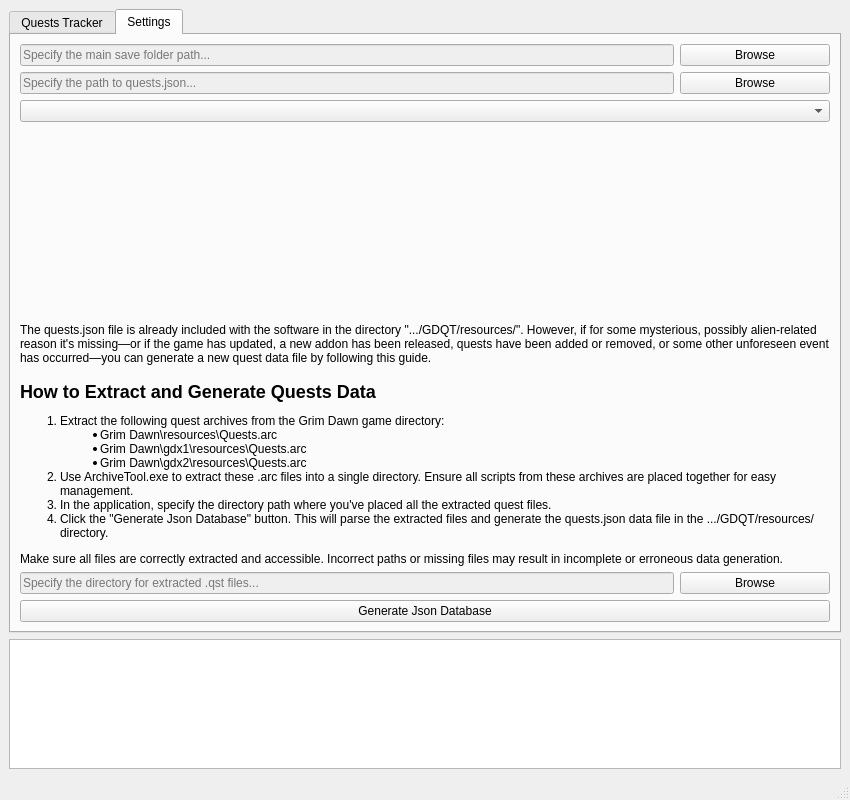
<?xml version="1.0" encoding="UTF-8"?>
<ui version="4.0">
 <class>QuestTrackerWindow</class>
 <widget class="QMainWindow" name="QuestTrackerWindow">
  <property name="geometry">
   <rect>
    <x>0</x>
    <y>0</y>
    <width>850</width>
    <height>800</height>
   </rect>
  </property>
  <property name="minimumSize">
   <size>
    <width>850</width>
    <height>800</height>
   </size>
  </property>
  <property name="windowIcon">
   <iconset resource="rc.qrc">
    <normaloff>:/icons/icon.png</normaloff>:/icons/icon.png</iconset>
  </property>
  <widget class="QWidget" name="centralwidget">
   <layout class="QGridLayout" name="gridLayout_2" rowstretch="2,0">
    <item row="1" column="0">
     <widget class="QTextEdit" name="textEditLog">
      <property name="maximumSize">
       <size>
        <width>16777215</width>
        <height>130</height>
       </size>
      </property>
      <property name="readOnly">
       <bool>true</bool>
      </property>
     </widget>
    </item>
    <item row="0" column="0">
     <widget class="QTabWidget" name="tabQestsTracker">
      <property name="currentIndex">
       <number>1</number>
      </property>
      <widget class="QWidget" name="tab">
       <attribute name="title">
        <string>Quests Tracker</string>
       </attribute>
       <layout class="QGridLayout" name="gridLayout_3">
        <item row="0" column="1">
         <widget class="QPushButton" name="buttonRefreshData">
          <property name="minimumSize">
           <size>
            <width>150</width>
            <height>0</height>
           </size>
          </property>
          <property name="maximumSize">
           <size>
            <width>150</width>
            <height>16777215</height>
           </size>
          </property>
          <property name="text">
           <string>Refresh</string>
          </property>
         </widget>
        </item>
        <item row="2" column="0" colspan="2">
         <widget class="QTableView" name="tableViewQuestsList">
          <attribute name="verticalHeaderVisible">
           <bool>false</bool>
          </attribute>
         </widget>
        </item>
        <item row="1" column="0" colspan="2">
         <widget class="QLineEdit" name="lineEditQuestsFilter">
          <property name="placeholderText">
           <string>Quests filter...</string>
          </property>
         </widget>
        </item>
        <item row="0" column="0">
         <widget class="QComboBox" name="comboBoxCharacter"/>
        </item>
       </layout>
      </widget>
      <widget class="QWidget" name="tab_2">
       <attribute name="title">
        <string>Settings</string>
       </attribute>
       <layout class="QGridLayout" name="gridLayout_4">
        <item row="1" column="0">
         <widget class="QLineEdit" name="lineEditJsonFilePath">
          <property name="enabled">
           <bool>false</bool>
          </property>
          <property name="toolTip">
           <string>&lt;html&gt;&lt;head/&gt;&lt;body&gt;&lt;p&gt;Specify the path to quests.json. &lt;/p&gt;&lt;p&gt;This file is distributed with the GD Quests Tracker, but if it's missing, follow the instructions below to generate it.&lt;/p&gt;&lt;/body&gt;&lt;/html&gt;</string>
          </property>
          <property name="text">
           <string/>
          </property>
          <property name="placeholderText">
           <string>Specify the path to quests.json...</string>
          </property>
         </widget>
        </item>
        <item row="0" column="0">
         <widget class="QLineEdit" name="lineEditSavesPath">
          <property name="enabled">
           <bool>false</bool>
          </property>
          <property name="toolTip">
           <string>&lt;html&gt;&lt;head/&gt;&lt;body&gt;&lt;p&gt;Specify the main save folder path. Typical paths may vary: &lt;/p&gt;&lt;p&gt;- With cloud saves enabled: &lt;/p&gt;&lt;p&gt;[Drive]:/Program Files (x86)/Steam/userdata/####/219990/remote/save/main &lt;/p&gt;&lt;p&gt;- Without cloud saves:&lt;/p&gt;&lt;p&gt;[Drive]:/Users/[username]/Documents/My Games/Grim Dawn/save/main&lt;/p&gt;&lt;/body&gt;&lt;/html&gt;</string>
          </property>
          <property name="text">
           <string/>
          </property>
          <property name="placeholderText">
           <string>Specify the main save folder path...</string>
          </property>
         </widget>
        </item>
        <item row="1" column="1">
         <widget class="QPushButton" name="buttonBrowseJson">
          <property name="minimumSize">
           <size>
            <width>150</width>
            <height>0</height>
           </size>
          </property>
          <property name="maximumSize">
           <size>
            <width>150</width>
            <height>16777215</height>
           </size>
          </property>
          <property name="text">
           <string>Browse</string>
          </property>
         </widget>
        </item>
        <item row="4" column="0">
         <widget class="QLineEdit" name="lineEditQstFilesPath">
          <property name="enabled">
           <bool>false</bool>
          </property>
          <property name="toolTip">
           <string>&lt;html&gt;&lt;head/&gt;&lt;body&gt;&lt;p&gt;Specify the root directory where all .qst files were extracted.&lt;/p&gt;&lt;/body&gt;&lt;/html&gt;</string>
          </property>
          <property name="text">
           <string/>
          </property>
          <property name="placeholderText">
           <string>Specify the directory for extracted .qst files...</string>
          </property>
         </widget>
        </item>
        <item row="5" column="0" colspan="2">
         <widget class="QPushButton" name="buttonGenerateJson">
          <property name="text">
           <string>Generate Json Database</string>
          </property>
         </widget>
        </item>
        <item row="3" column="0" colspan="2">
         <widget class="QLabel" name="label">
          <property name="text">
           <string>&lt;html&gt;&lt;head/&gt;&lt;body&gt; &lt;p&gt;The quests.json file is already included with the software in the directory &quot;.../GDQT/resources/&quot;. However, if for some mysterious, possibly alien-related reason it's missing—or if the game has updated, a new addon has been released, quests have been added or removed, or some other unforeseen event has occurred—you can generate a new quest data file by following this guide.&lt;/p&gt; &lt;h2&gt;How to Extract and Generate Quests Data&lt;/h2&gt; &lt;ol&gt; &lt;li&gt;Extract the following quest archives from the Grim Dawn game directory: &lt;ul&gt; &lt;li&gt;Grim Dawn\resources\Quests.arc&lt;/li&gt; &lt;li&gt;Grim Dawn\gdx1\resources\Quests.arc&lt;/li&gt; &lt;li&gt;Grim Dawn\gdx2\resources\Quests.arc&lt;/li&gt; &lt;/ul&gt; &lt;/li&gt; &lt;li&gt;Use ArchiveTool.exe to extract these .arc files into a single directory. Ensure all scripts from these archives are placed together for easy management.&lt;/li&gt; &lt;li&gt;In the application, specify the directory path where you've placed all the extracted quest files.&lt;/li&gt; &lt;li&gt;Click the &quot;Generate Json Database&quot; button. This will parse the extracted files and generate the quests.json data file in the .../GDQT/resources/ directory.&lt;/li&gt; &lt;/ol&gt; &lt;p&gt;Make sure all files are correctly extracted and accessible. Incorrect paths or missing files may result in incomplete or erroneous data generation.&lt;/p&gt; &lt;/body&gt;&lt;/html&gt;</string>
          </property>
          <property name="alignment">
           <set>Qt::AlignmentFlag::AlignBottom|Qt::AlignmentFlag::AlignLeading|Qt::AlignmentFlag::AlignLeft</set>
          </property>
          <property name="wordWrap">
           <bool>true</bool>
          </property>
         </widget>
        </item>
        <item row="0" column="1">
         <widget class="QPushButton" name="buttonBrowseSaves">
          <property name="minimumSize">
           <size>
            <width>150</width>
            <height>0</height>
           </size>
          </property>
          <property name="maximumSize">
           <size>
            <width>150</width>
            <height>16777215</height>
           </size>
          </property>
          <property name="text">
           <string>Browse</string>
          </property>
         </widget>
        </item>
        <item row="4" column="1">
         <widget class="QPushButton" name="buttonBrowseQst">
          <property name="text">
           <string>Browse</string>
          </property>
         </widget>
        </item>
        <item row="2" column="0" colspan="2">
         <widget class="QComboBox" name="comboBoxTheme"/>
        </item>
       </layout>
      </widget>
     </widget>
    </item>
   </layout>
  </widget>
  <widget class="QStatusBar" name="statusbar"/>
  <widget class="QMenuBar" name="menubar">
   <property name="geometry">
    <rect>
     <x>0</x>
     <y>0</y>
     <width>850</width>
     <height>21</height>
    </rect>
   </property>
  </widget>
 </widget>
 <resources>
  <include location="rc.qrc"/>
 </resources>
 <connections/>
</ui>
